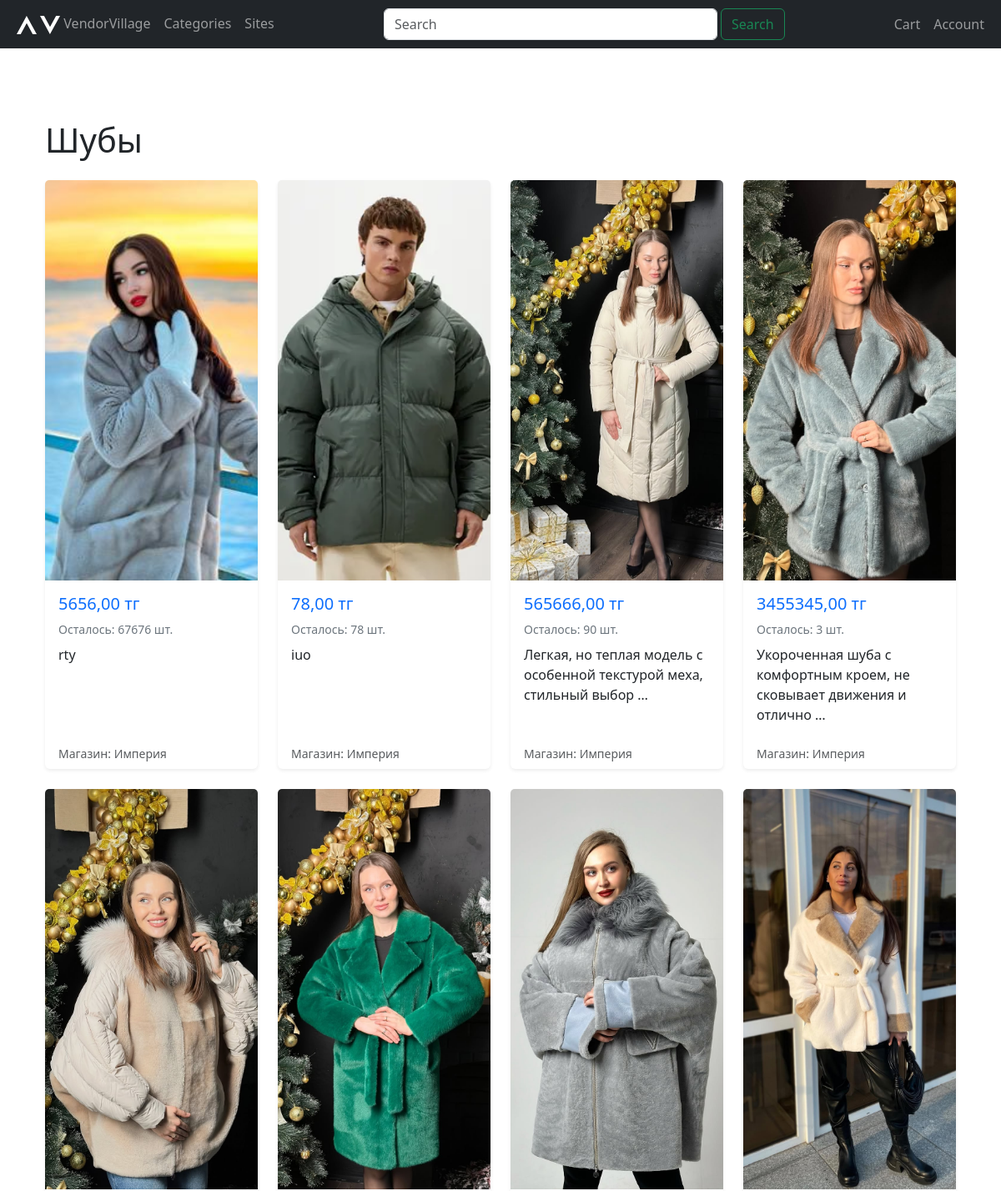
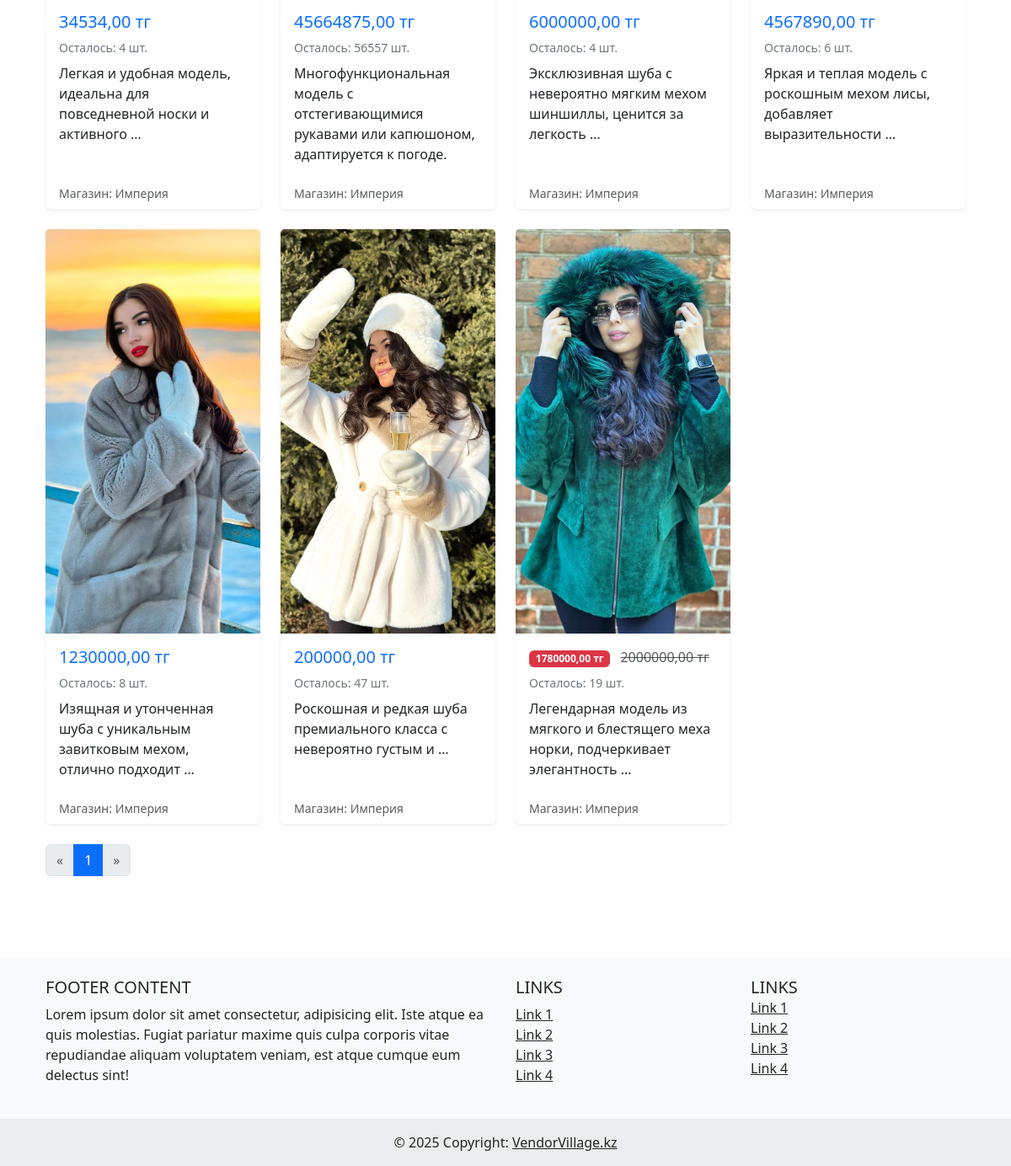
The app's page /marketplace/categories/35/products/, older data (2 pictures, top to bottom).
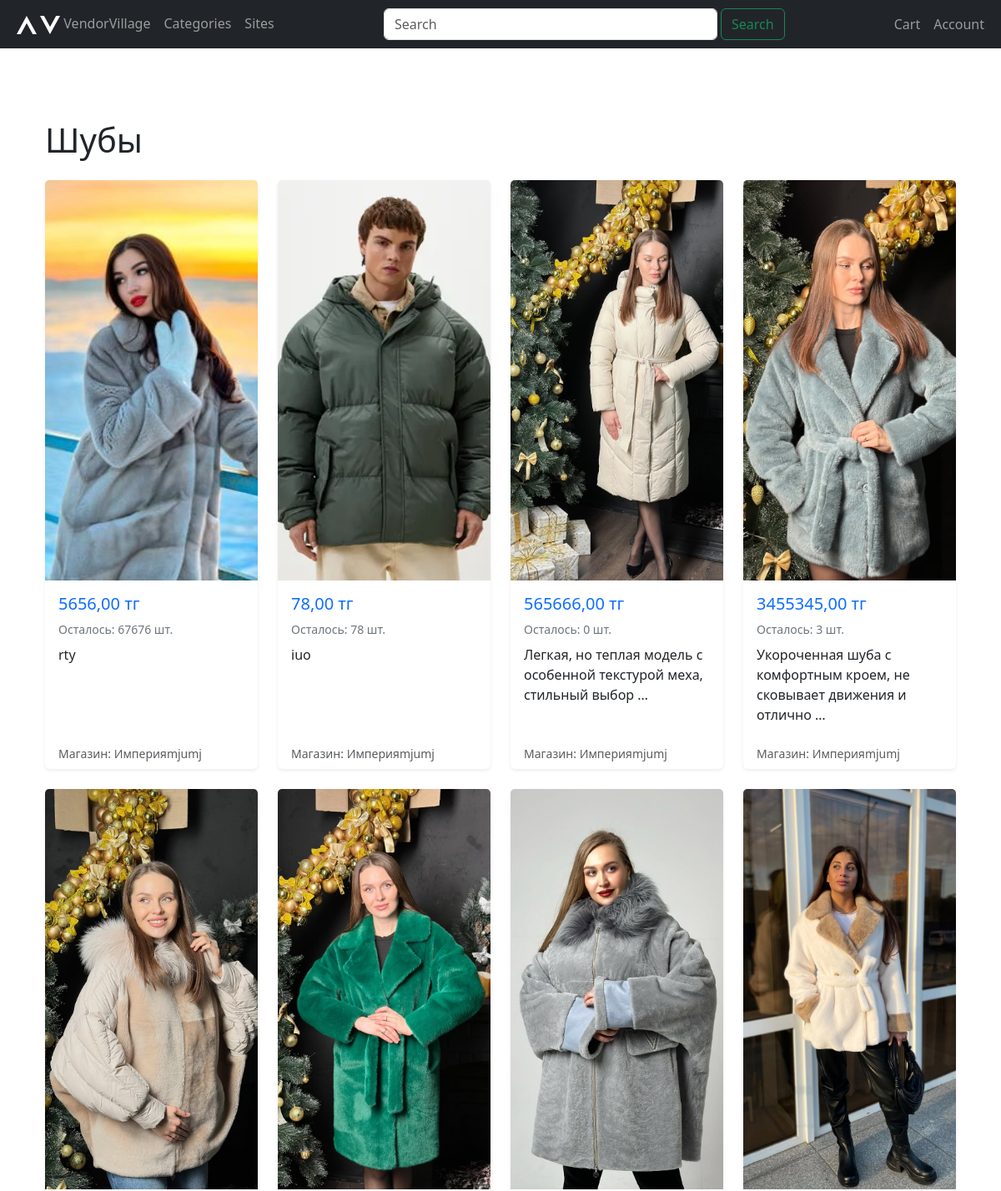
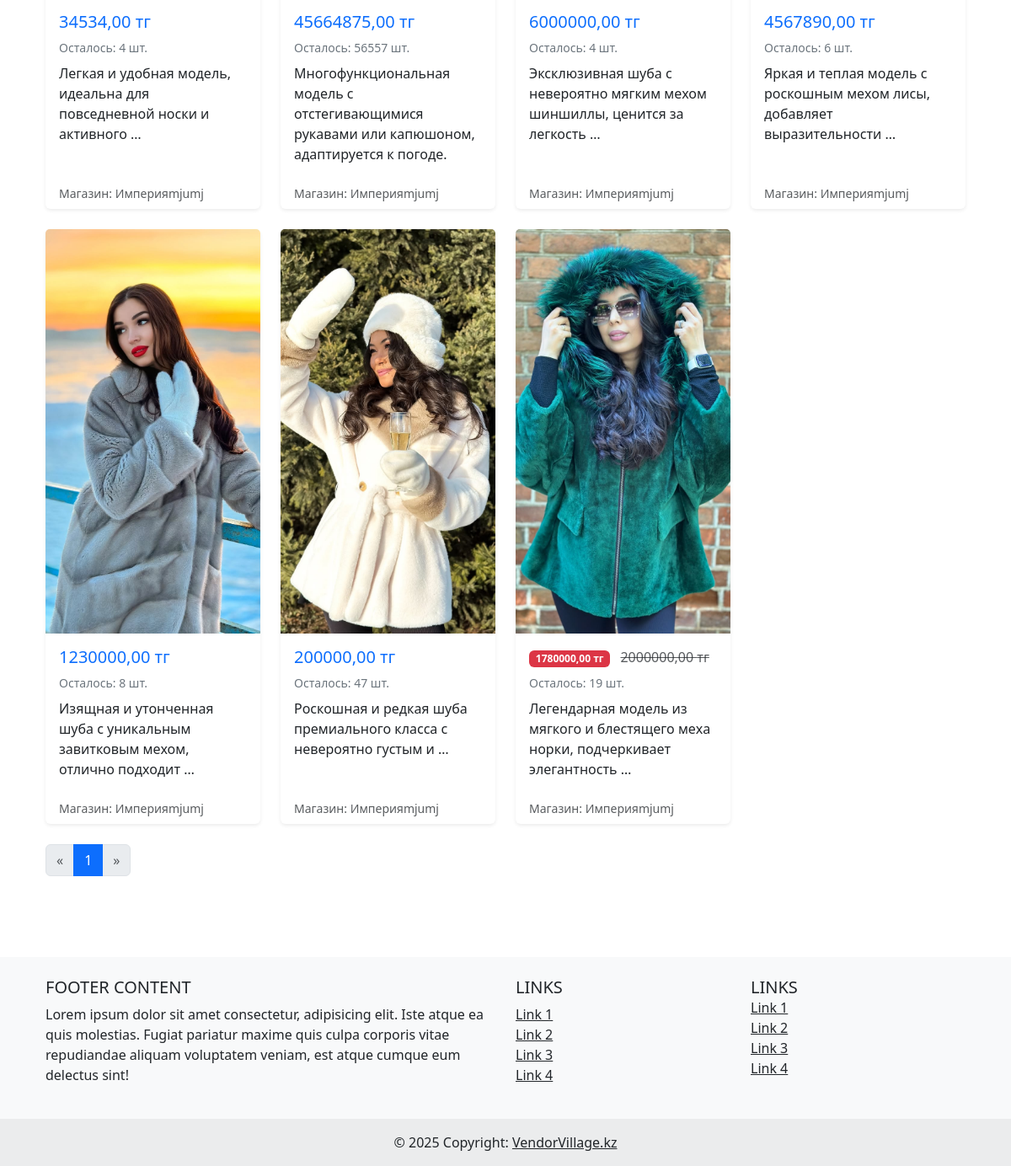
The same page, newer data (2 pictures, top to bottom).
### marketplace/models.py (models this page shows, shortened)
class Product(models.Model):
    business = models.ForeignKey(
        Business,  # или 'app_name.Business'
        on_delete=models.CASCADE,
        related_name='products',
        null=False,
        default=None,
    )
    category = models.ForeignKey(
        Category,
        on_delete=models.SET_NULL,
        blank=True,
        null=True,
        related_name='products'
    )
    name = models.CharField(max_length=200)
    description = models.TextField(blank=True, null=True)
    price = models.DecimalField(max_digits=10, decimal_places=2)
    discount = models.DecimalField(max_digits=10, decimal_places=2, default=None, null=True, blank=True)
    stock_quantity = models.PositiveIntegerField(default=0)
    on_the_main = models.BooleanField(default=False)
    created_at = models.DateTimeField(auto_now_add=True)
    updated_at = models.DateTimeField(auto_now=True)
    class Meta:
        verbose_name = 'Товар'
        verbose_name_plural = 'Товары'

class ProductImage(models.Model):
    product = models.ForeignKey(
        Product,
        on_delete=models.CASCADE,
        related_name='images'
    )
    image = models.ImageField(upload_to=product_image_path)
    created_at = models.DateTimeField(auto_now_add=True)
    class Meta:
        verbose_name = 'Product Image'
        verbose_name_plural = 'Product Images'

### core/models.py (models this page shows, shortened)
class Business(models.Model):
    owner = models.ForeignKey(
        'core.User',
        on_delete=models.CASCADE,
        related_name='businesses'
    )
    business_type = models.ForeignKey(
        'core.BusinessType',
        on_delete=models.CASCADE,
        related_name='businesses'
    )
    name = models.CharField(max_length=255)
    description = models.TextField(blank=True, null=True)
    address = models.CharField(max_length=255, blank=True, null=True)
    phone = models.CharField(max_length=20, blank=True, null=True)
    business_logo = models.ImageField(upload_to=business_logo_path, blank=True, null=True)
    html_template = models.FileField(upload_to=html_template_path, blank=True, null=True)
    product_card_template = models.FileField(upload_to='business/', blank=True, null=True)
    product_detail_template = models.FileField(upload_to='business/', blank=True, null=True)
    background_image = models.ImageField(upload_to=business_bg_path, blank=True, null=True)
    created_at = models.DateTimeField(auto_now_add=True)
    updated_at = models.DateTimeField(auto_now=True)
    slug = models.SlugField(max_length=255, unique=True, blank=True, null=True)

### marketplace/views.py (the view)
# urls.py: path('categories/<int:pk>/products/', views.category_products, name='category_products'),
def category_products(request, pk):
    category = get_object_or_404(Category, pk=pk)
    ids = get_descendant_ids(category)
    products_qs = Product.objects.filter(
        category_id__in=ids, on_the_main=True
    ).order_by("-id")
    subcategories = category.children.all().order_by("name")
    search_query = request.GET.get("search", "")
    if search_query:
        products_qs = products_qs.filter(name__icontains=search_query)
    page_number = request.GET.get("page", 1)
    paginator = Paginator(products_qs, 12)  # 12 товаров на страницу
    page_obj = paginator.get_page(page_number)
    return render(
        request,
        "marketplace/category_products.html",
        {
            "category": category,
            "subcategories": subcategories,  # для отображения фильтра
            "page_obj": page_obj,  # передаём страницу вместо products
            "search_query": search_query,  # чтобы отобразить в форме поиска
        },
    )

### marketplace/views.py (called while the page is built)
def get_descendant_ids(category):
    ids = [category.id]
    for child in category.children.all():
        ids += get_descendant_ids(child)
    return ids

### templates/marketplace/category_products.html (shortened to what this page needs)
{% extends "base.html" %}
{% block content %}
<div class="container my-5">
  <h1 class="mb-4">{{ category.name }}</h1>
{% if page_obj and page_obj.object_list %}
  <div class="row row-cols-1 row-cols-md-4 g-4">
    {% for product in page_obj.object_list %}
      {% include "marketplace/includes/product_card.html" %}
    {% endfor %}
  </div>
    {% include 'marketplace/includes/pagination.html' %}
  {% else %}
    <p>Нет товаров в этой категории (или по текущему поиску).</p>
  {% endif %}
</div>
{% endblock %}

### templates/marketplace/includes/product_card.html (shortened to what this page needs)
{% load static %}
<div class="col">
  <div class="card h-100 shadow-sm border-0 position-relative">
    {% if product.images.first %}
      <img src="{{ product.images.first.image.url }}" class="card-img-top" alt="{{ product.name }}">
    {% endif %}
    <div class="card-body">
      {% if product.discount > 0 %}
        <p class="mb-2">
          <span class="badge bg-danger me-2">{{ product.discount }} тг</span>
          <span class="text-muted text-decoration-line-through">{{ product.price }} тг</span>
        </p>
      {% else %}
        <p class="h5 text-primary mb-2">{{ product.price }} тг</p>
      {% endif %}
      <p class="mb-2 small text-secondary">Осталось: {{ product.stock_quantity }} шт.</p>
      <p class="card-text">{{ product.description|truncatewords:10 }}</p>
    </div>
    <div class="card-footer bg-transparent border-top-0 d-flex justify-content-between align-items-center">
      <small class="text-muted">Магазин: {{ product.business.name }}</small>
    </div>
  </div>
</div>

Row changes from the older to the newer data that the page shows:
changed through a linked row, Product "rty": business.name "Империя" → "Империяmjumj"
changed through a linked row, Product "iuo": business.name "Империя" → "Империяmjumj"
changed Product "Легкая, но теплая модель с особенной текстурой меха, стильный выбор …": stock_quantity "90" → "0"; business.name "Империя" → "Империяmjumj"
changed through a linked row, Product "Укороченная шуба с комфортным кроем, не сковывает движения и отлично …": business.name "Империя" → "Империяmjumj"
changed through a linked row, Product "Легкая и удобная модель, идеальна для повседневной носки и активного …": business.name "Империя" → "Империяmjumj"
changed through a linked row, Product (number 6 of 11 on the later page): business.name "Империя" → "Империяmjumj"
changed through a linked row, Product "Эксклюзивная шуба с невероятно мягким мехом шиншиллы, ценится за легкость …": business.name "Империя" → "Империяmjumj"
changed through a linked row, Product "Яркая и теплая модель с роскошным мехом лисы, добавляет выразительности …": business.name "Империя" → "Империяmjumj"
changed through a linked row, Product "Изящная и утонченная шуба с уникальным завитковым мехом, отлично подходит …": business.name "Империя" → "Империяmjumj"
changed through a linked row, Product "Роскошная и редкая шуба премиального класса с невероятно густым и …": business.name "Империя" → "Империяmjumj"
changed through a linked row, Product (number 11 of 11 on the later page): business.name "Империя" → "Империяmjumj"
